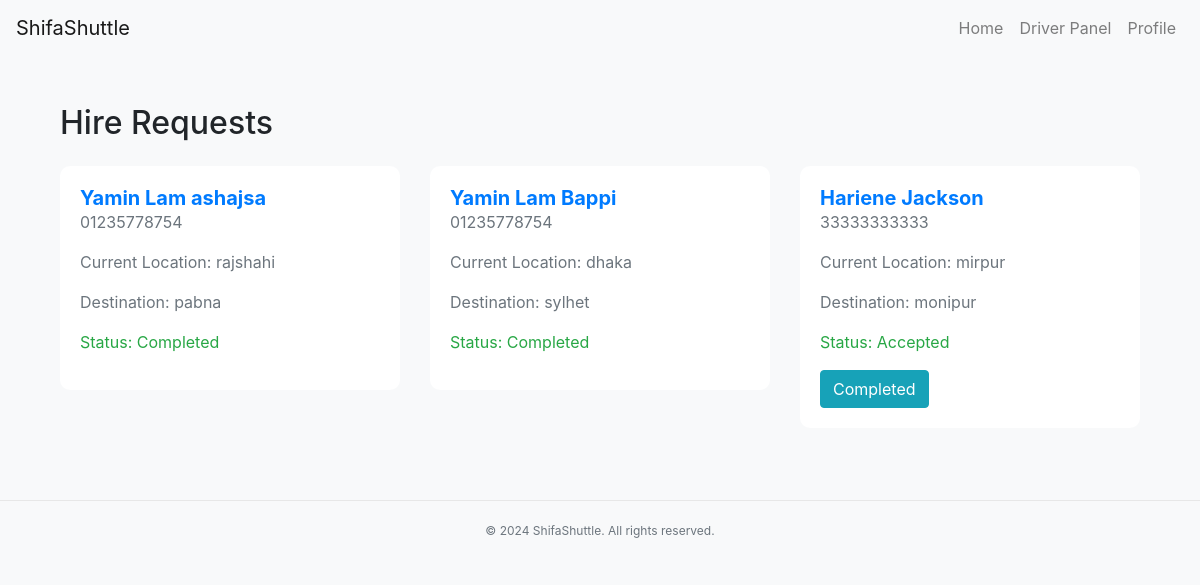
Screenshot of /driver/driver_hire_requests/ (signed in) with the database file from the repository.
### driver/models.py (models this page shows, shortened)
class HireRequest(models.Model):
    user = models.ForeignKey(settings.AUTH_USER_MODEL, on_delete=models.CASCADE)
    ambulance = models.ForeignKey(Ambulance, on_delete=models.CASCADE)
    current_location = models.CharField(max_length=255)
    destination = models.CharField(max_length=255)
    status_choices = [
        ('pending', 'Pending'),
        ('accepted', 'Accepted'),
        ('rejected', 'Rejected'),
        ('completed', 'Completed'),
    ]
    status = models.CharField(max_length=20, choices=status_choices, default='pending')
    created_at = models.DateTimeField(auto_now_add=True)

### user_account/models.py (models this page shows)
class CustomUser(AbstractUser):
    phone = PhoneField(blank=True, null=True, help_text='Contact phone number')
    bio = models.TextField(blank=True)
    profile_pic = models.ImageField(upload_to='profile_pics/', default='default.png')

### driver/views.py (the view)
# urls.py: path('driver_hire_requests/', views.driver_hire_requests, name='driver_hire_requests'),
@login_required
def driver_hire_requests(request):
    driver = Driver.objects.get(user=request.user)
    hire_requests = HireRequest.objects.filter(ambulance__in=driver.ambulances.all()).exclude(status='rejected' or 'completed')
    return render(request, 'driver_hire_requests.html', {'hire_requests': hire_requests})

### templates/driver_hire_requests.html (shortened to what this page needs)
{% extends 'base.html' %}
{% block navlinks %}
<div class="collapse navbar-collapse" id="navbarNav">
    <ul class="navbar-nav ml-auto">
        <li class="nav-item">
            <a class="nav-link" href="{% url 'driver_home' %}">Home</a>
        </li>
        <li class="nav-item">
            <a class="nav-link" href="{% url 'driver_panel' %}">Driver Panel</a>
        </li>
        <li class="nav-item">
            <a class="nav-link" href="{% url 'user_profile' %}">Profile</a>
        </li>
    </ul>
</div>
{% endblock %}
{% block content %}
<div class="container my-5">
    <h2 class="mb-4">Hire Requests</h2>
    <div class="row">
        {% for hire_request in hire_requests %}
        <div class="col-md-4 mb-4">
            <div class="card">
                <div class="card-body">
                    <h5 class="card-title">{{ hire_request.user.get_full_name }}</h5>
                    <p class="card-text">
                        {% if hire_request.user.phone %}
                        {{ hire_request.user.phone }}
                        {% else %}
                        Not provided
                        {% endif %}
                    </p>
                    <p class="card-text">Current Location: {{ hire_request.current_location }}</p>
                    <p class="card-text">Destination: {{ hire_request.destination }}</p>
                    {% if hire_request.status == 'pending' %}
                    <form method="post" action="{% url 'update_hire_request' hire_request.id %}">
                        {% csrf_token %}
                        <button type="submit" name="status" value="accepted" class="btn btn-success">Accept</button>
                        <button type="submit" name="status" value="rejected" class="btn btn-danger">Reject</button>
                    </form>
                    {% elif hire_request.status == 'accepted' %}
                    <p class="status text-success">Status: Accepted</p>
                    <form method="post" action="{% url 'update_hire_request' hire_request.id %}">
                        <button type="submit" name="status" value="completed" class="btn btn-info">Completed</button>
                    </form>
                    {% elif hire_request.status == 'completed' %}
                    <p class="status text-success">Status: Completed</p>
                    {% elif hire_request.status == 'rejected' %}
                    <p class="status text-danger">Status: Rejected</p>
                    {% endif %}
                </div>
            </div>
        </div>
        {% endfor %}
    </div>
</div>
{% endblock %}

### static/base.css (style rules this page uses)
.card-title { color: #333; font-size: 18px; margin-bottom: 0; }
.card-text { color: #666; }
button { padding: 8px 16px; border: none; border-radius: 4px; background-color: #007bff; color: #fff; cursor: pointer; }
body { background-color: #f8f9fa; }
.card { border: none; border-radius: 10px; transition: transform 0.3s; }
.card-title { color: #007bff; font-size: 1.25rem; }
.card-text { color: #6c757d; }
.card { border: none; border-radius: 10px; overflow: hidden; }
.card-title { color: #007bff; font-weight: bold; }

### rows the page displays
HireRequest: user.get_full_name "Yamin Lam ashajsa", user.phone "01235778754", current_location "rajshahi", destination "pabna", status "Status: Completed"
HireRequest: user.get_full_name "Yamin Lam Bappi", user.phone "01235778754", current_location "dhaka", destination "sylhet", status "Status: Completed"
HireRequest: user.get_full_name "Hariene Jackson", user.phone "33333333333", current_location "mirpur", destination "monipur", status "Status: Accepted"
